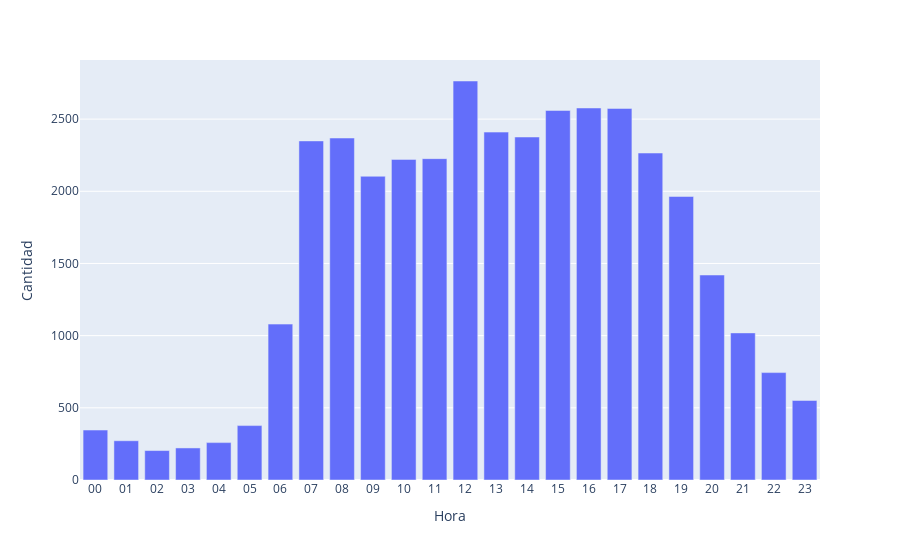

Write notebook code for a chart like this one.
### Code cell
fig = px.bar(df5,x="Hora",y="Cantidad")
fig.show()

### Figure 1 — Plotly figure (JSON) as saved in the notebook; plotly's stock layout.template omitted (floating-point values rounded to 4 significant figures)
{"data": [{"alignmentgroup": "True", "hovertemplate": "Hora=%{x}<br>Cantidad=%{y}<extra></extra>", "legendgroup": "", "marker": {"color": "#636efa", "pattern": {"shape": ""}}, "name": "", "offsetgroup": "", "orientation": "v", "showlegend": false, "textposition": "auto", "type": "bar", "x": ["00", "01", "02", "03", "04", "05", "06", "07", "08", "09", "10", "11", "12", "13", "14", "15", "16", "17", "18", "19", "20", "21", "22", "23"], "xaxis": "x", "y": [346, 272, 204, 222, 259, 377, 1080, 2349, 2369, 2104, 2221, 2226, 2764, 2410, 2376, 2560, 2577, 2574, 2265, 1964, 1420, 1019, 744, 551], "yaxis": "y"}], "layout": {"barmode": "relative", "legend": {"tracegroupgap": 0}, "margin": {"t": 60}, "xaxis": {"anchor": "y", "autorange": true, "domain": [0, 1], "range": [-0.5, 23.5], "title": {"text": "Hora"}, "type": "category"}, "yaxis": {"anchor": "x", "autorange": true, "domain": [0, 1], "range": [0, 2909.0], "title": {"text": "Cantidad"}, "type": "linear"}}}
